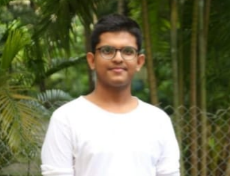
#> input picture SCREEN.png, 230 x 176 px
$ python final_ash_svg.py
#> lines starting #> are read from the running program, lines starting #| are printed output that depends on the picture
"""
final_ash_svg.py
================

Generates `final_ash.svg` — an animated, neofetch-style GitHub profile card.

The left panel renders your photo as a **vector halftone dot matrix**: the image
is sampled on a square grid and each cell becomes a round dot whose diameter and
opacity track that cell's brightness. The dots are stroked with the animated
cyan -> violet gradient, layered with scanlines and glitch bars, faded at the
edges by a radial mask, and revealed by a top-down wipe. No raster data is
embedded — the whole portrait is geometry, so it stays crisp at any zoom.

`--style ascii` switches the same portrait to classic ASCII-art characters.

Usage
-----
    python final_ash_svg.py                       # uses SOURCE below
    python final_ash_svg.py --source photo.png    # different portrait
    python final_ash_svg.py --style ascii         # character portrait instead
    python final_ash_svg.py --dump-preview        # PNG of the sampled portrait

Requires Pillow: pip install pillow
"""

from __future__ import annotations

import argparse
import sys
from html import escape
from pathlib import Path

ROOT = Path(__file__).resolve().parent
SOURCE = ROOT / "SCREEN.png"             # portrait photo
OUTPUT = ROOT / "final_ash.svg"

# --------------------------------------------------------------------------- #
# 1. CONTENT  — the only block you normally need to edit
# --------------------------------------------------------------------------- #

USER = "ashwin"
HOST = "devos"

# A section is (section_title | None, [(key, value), ...]).
# `None` title -> rows only.  An empty key -> plain text line.
# A dot inside a key ("Core.Lang") renders as two highlighted words joined by a
# dim dot, exactly like dark.svg.
SECTIONS: list[tuple[str | None, list[tuple[str, str]]]] = [
    (None, [
        ("Subject",   "Ashwin Vincent Koonissery"),
        ("Role",      "AI Engineer · Software Developer"),
        ("Focus",     "AI/ML · Generative AI · Agentic AI · Full-Stack"),
        ("Origin",    "Mumbai, India"),
        ("Status",    "B.E. IT — AI & ML Honours · 2023–2027"),
        ("Toolchain", "Python · PyTorch · Hugging Face · Transformers · RAG"),
    ]),
    (None, [
        ("Core.Lang",     "Python · JavaScript · TypeScript · SQL · C · C++"),
        ("Core.Python",   "PyTorch · Scikit-learn · XGBoost · Transformers"),
        ("Core.Frontend", "React.js · Next.js · Tailwind CSS · HTML5 · CSS3"),
        ("Core.Backend",  "FastAPI · Flask · Node.js · REST APIs"),
        ("Core.Data",     "MongoDB · MySQL · SQLite · Microsoft Fabric"),
        ("Core.Cloud",    "Docker · Microsoft Fabric · GitHub · Prometheus"),
    ]),
    ("Contact", [
        ("Grid.Mail",      "anshilashwin80@gmail.com"),
        ("Grid.Portfolio", "avkdev.vercel.app"),
        ("Grid.LinkedIn",  "/in/ashwin-vincent-koonissery-a2662a2b7"),
        ("Grid.Github",    "github.com/ashwin8332"),
    ]),
]

# --------------------------------------------------------------------------- #
# 2. PORTRAIT
# --------------------------------------------------------------------------- #

STYLE = "dots"                           # "dots" (halftone) or "ascii"

# Crop taken from the source, as fractions (left, top, right, bottom).
# Tuned so the head sits in the upper third and the shoulders fill the base.
CROP = (0.24, 0.00, 0.79, 0.72)

AUTO_CUTOFF = 0                          # percent clipped off each end of the histogram
CONTRAST = 1.05                          # >1 hardens tonal separation
GAMMA = 0.82                             # <1 lifts midtones
PRE_BLUR = 0.4                           # softens busy backgrounds before sampling
INVERT = False                           # True for light-on-dark sources

# Baked-in vignette: fades the background away from the face so the foliage
# behind you doesn't compete with the subject. 0 disables it.
VIGNETTE = 0.70
VIGNETTE_CENTER = (0.50, 0.40)           # where the face sits in the crop
VIGNETTE_INNER = 0.46                    # radius held at full brightness

# Drawing box for the portrait, inside the left panel (local coords).
BOX_X, BOX_Y, BOX_W, BOX_H = 34, 48, 448, 424

# Halftone -------------------------------------------------------------------
DOT_CELL = 3                             # grid pitch in px; smaller = finer, bigger file
DOT_LEVELS = 7                           # brightness buckets; bucket 0 is left blank
DOT_SIZES = [0.0, 1.0, 1.6, 2.2, 2.8, 3.4, 3.9]      # dot diameter per bucket
DOT_OPACITY = [0.0, 0.42, 0.58, 0.72, 0.85, 0.94, 1.0]
GLITCH_ROWS = 9                         # bright horizontal glitch bars
GLITCH_SEED = 53

# ASCII (only used with --style ascii) ---------------------------------------
ASCII_COLS, ASCII_ROWS = 93, 53
ASCII_Y0 = 79.98
ASCII_LINE_H = 7.548
ASCII_FONT_SIZE = 7.4
ASCII_TRACKING = -0.2
ASCII_RAMP = " .:-=+*#%@"

CHAR_W = ASCII_FONT_SIZE * 0.6 + ASCII_TRACKING   # Courier advances 0.6em per glyph
ASCII_BLOCK_W = ASCII_COLS * CHAR_W
ASCII_X = round(14 + (488 - ASCII_BLOCK_W) / 2)   # centre the block in the panel

# --------------------------------------------------------------------------- #
# 3. LAYOUT — mirrors dark.svg; change only if you resize the canvas
# --------------------------------------------------------------------------- #

CANVAS_W, CANVAS_H = 1180, 610

INFO_X = 520
INFO_Y_HEAD = 42                         # baseline of the "user@host" line
INFO_GAP_AFTER_HEAD = 24
INFO_LINE_H = 22
INFO_MAX_LINES = 22                      # what fits inside the right panel
INFO_LINE_WIDTH = 66                     # right edge, in characters
MIN_LEADER_DOTS = 4
MAX_LEADER_DOTS = 34                     # stops short values getting a 50-dot leader
RULE_CHAR = "—"
RULE_WIDTH = 46

TYPE_START = 0.75                        # when line 0 starts drawing, seconds
TYPE_STAGGER = 0.115                     # delay between consecutive lines
TYPE_DUR = 0.38                          # sweep duration of one line
MASK_DUR = 2.6                           # portrait reveal duration


# --------------------------------------------------------------------------- #
# 4. IMAGE SAMPLING
# --------------------------------------------------------------------------- #

def load_gray(source: Path, cols: int, rows: int):
    """Crop, tone-map and downsample `source` onto a cols x rows grid."""
#> called with cols = 149, rows = 141
    try:
        from PIL import Image, ImageEnhance, ImageFilter, ImageOps
    except ImportError:  # pragma: no cover
        sys.exit("Pillow is required: pip install pillow")

    if not source.exists():
        sys.exit(f"Portrait not found: {source}\nPass --source PATH")

    img = Image.open(source).convert("L")
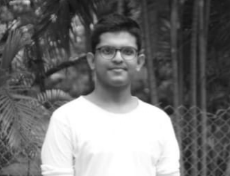
#> img: PIL image 230x176 L; min 15, max 255, mean 115
    w, h = img.size
#> w = 230; h = 176
    left, top, right, bottom = CROP
    img = img.crop((int(w * left), int(h * top), int(w * right), int(h * bottom)))
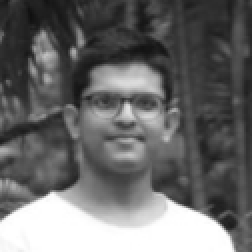
#> img: PIL image 126x126 L (shown 2 times larger); min 15, max 255, mean 106

    if PRE_BLUR:
        img = img.filter(ImageFilter.GaussianBlur(PRE_BLUR))
    img = ImageOps.autocontrast(img, cutoff=AUTO_CUTOFF)
    img = ImageEnhance.Contrast(img).enhance(CONTRAST)
    if GAMMA != 1.0:
        img = img.point([min(255, int(255 * (i / 255) ** GAMMA)) for i in range(256)])
    if INVERT:
        img = ImageOps.invert(img)

    img = img.resize((cols, rows), Image.Resampling.LANCZOS)
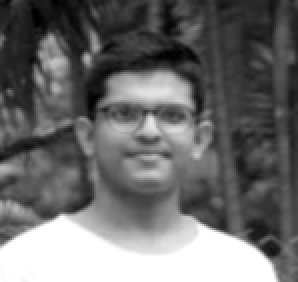
#> img: PIL image 149x141 L (shown 2 times larger); min 0, max 255, mean 107.9

    if VIGNETTE:
        cx, cy = VIGNETTE_CENTER
        px = img.load()
        for y in range(rows):
            dy = (y / rows - cy) / 0.55
            for x in range(cols):
                dx = (x / cols - cx) / 0.50
                dist = (dx * dx + dy * dy) ** 0.5
                if dist <= VIGNETTE_INNER:
                    continue
                falloff = min(1.0, (dist - VIGNETTE_INNER) / (1 - VIGNETTE_INNER))
                px[x, y] = int(px[x, y] * (1 - VIGNETTE * falloff))

    return img


def build_halftone(source: Path, preview: Path | None = None) -> str:
    """Sample the photo into a grid of gradient-stroked dots."""
    import random

    cols = BOX_W // DOT_CELL
    rows = BOX_H // DOT_CELL
    img = load_gray(source, cols, rows)
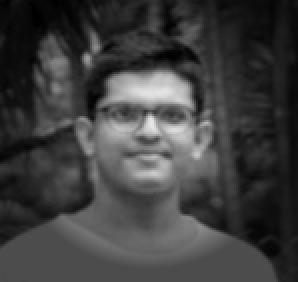
#> img: PIL image 149x141 L (shown 2 times larger); min 0, max 231, mean 62.5
    if preview:
        img.resize((cols * 4, rows * 4)).save(preview)

    # Centre the dot block inside the drawing box.
    x0 = BOX_X + (BOX_W - cols * DOT_CELL) // 2
    y0 = BOX_Y + (BOX_H - rows * DOT_CELL) // 2

    px = img.load()
    buckets: dict[int, list[str]] = {level: [] for level in range(1, DOT_LEVELS)}
    for row in range(rows):
        for col in range(cols):
            level = px[col, row] * DOT_LEVELS // 256
            if level < 1:
                continue                                  # darkest bucket stays empty
            # Coordinates are emitted in *grid units* and scaled up by the group
            # transform below — two-digit numbers instead of four-digit ones cut
            # the path data by roughly a quarter.
            buckets[level].append(f"M{col} {row}h.01")    # zero-length round-capped dash

    # One <path> per brightness bucket keeps the file an order of magnitude
    # smaller than emitting one <circle> per dot.
    # The mask lives on the OUTER group: a mask on a transformed element is
    # resolved in that element's own (scaled) user space, which would shift the
    # fade off the portrait. Only the inner group carries the transform.
    half = DOT_CELL / 2
    parts = [
        '<g mask="url(#portraitFade)">',
        f'<g fill="none" stroke="url(#asciiGrad)" stroke-linecap="round" '
        f'transform="translate({x0 + half} {y0 + half}) scale({DOT_CELL})">'
    ]
    for level in range(1, DOT_LEVELS):
        if not buckets[level]:
            continue
        parts.append(
            f'<path stroke-width="{DOT_SIZES[level] / DOT_CELL:.3f}" '
            f'opacity="{DOT_OPACITY[level]}" d="{"".join(buckets[level])}"/>'
        )
    parts.append("</g>")

    # Structure: fine scanlines, then a few bright glitch bars, in page units.
    w, h = cols * DOT_CELL, rows * DOT_CELL
    parts.append('<g fill="none">')
    lines = "".join(f"M{x0} {y}H{x0 + w}" for y in range(y0, y0 + h, DOT_CELL + 1))
    parts.append(f'<path stroke="#9BE7FF" stroke-width="0.5" opacity="0.10" d="{lines}"/>')

    rng = random.Random(GLITCH_SEED)
    bars = []
    for _ in range(GLITCH_ROWS):
        gy = rng.randrange(y0, y0 + h, DOT_CELL)
        gx = rng.randint(x0 + 10, x0 + w - 90)
        bars.append(f"M{gx} {gy}h{rng.randint(24, 78)}")
    parts.append(
        f'<path stroke="#A5F3FC" stroke-width="1.5" opacity="0.22" d="{"".join(bars)}">'
        '<animate attributeName="opacity" values="0.22;0.05;0.26;0.09;0.22" '
        'dur="5.5s" repeatCount="indefinite"/></path>'
    )
    parts.append("</g></g>")

    dots = sum(len(v) for v in buckets.values())
    print(f"  halftone: {cols}x{rows} grid, {dots} dots")
    return "\n  ".join(parts)


def build_ascii(source: Path, preview: Path | None = None) -> str:
    """Sample the photo into ASCII-art <tspan> lines."""
    img = load_gray(source, ASCII_COLS, ASCII_ROWS)
    if preview:
        img.resize((ASCII_COLS * 6, ASCII_ROWS * 6)).save(preview)

    px = img.load()
    last = len(ASCII_RAMP) - 1
    rows = [
        "".join(ASCII_RAMP[px[x, y] * last // 255] for x in range(ASCII_COLS))
        for y in range(ASCII_ROWS)
    ]
    tspans = "\n".join(
        f'<tspan x="{ASCII_X}" y="{ASCII_Y0 + i * ASCII_LINE_H:.2f}" '
        f'xml:space="preserve">{escape(line)}</tspan>'
        for i, line in enumerate(rows)
    )
    return f'<text x="{ASCII_X}" y="0" class="ascii">\n{tspans}\n  </text>'


# --------------------------------------------------------------------------- #
# 5. INFO PANEL
# --------------------------------------------------------------------------- #

def key_tspans(key: str) -> str:
    """'Core.Lang' -> highlighted 'Core', dim '.', highlighted 'Lang'."""
    parts = key.split(".")
    chunks = [f'<tspan class="key">{escape(parts[0])}</tspan>']
    for part in parts[1:]:
        chunks.append('<tspan class="cc">.</tspan>')
        chunks.append(f'<tspan class="key">{escape(part)}</tspan>')
    return "".join(chunks)


def build_lines() -> list[str]:
    """Flatten SECTIONS into a list of tspan strings, one per rendered line."""
    rule = RULE_CHAR * RULE_WIDTH
    lines: list[str] = [
        f'<tspan class="head">{escape(USER)}@{escape(HOST)}</tspan>'
        f'<tspan class="cc"> -{rule}-—-</tspan>'
    ]

    for index, (title, rows) in enumerate(SECTIONS):
        if index > 0:
            lines.append('<tspan class="cc">. </tspan>')            # spacer
        if title:
            lines.append(
                f'<tspan class="accent">- {escape(title)}</tspan>'
                f'<tspan class="cc"> -{rule}-—-</tspan>'
            )
        for key, value in rows:
            if not key:
                lines.append(
                    f'<tspan class="cc">. </tspan><tspan class="value">{escape(value)}</tspan>'
                )
                continue
            prefix = 2 + len(key) + 2                                # ". " + key + ": "
            dots = INFO_LINE_WIDTH - len(value) - prefix - 1         # -1 for the space
            if dots < MIN_LEADER_DOTS:
                print(f"  note: '{key}' row runs past column {INFO_LINE_WIDTH}", file=sys.stderr)
                dots = MIN_LEADER_DOTS
            dots = min(dots, MAX_LEADER_DOTS)
            lines.append(
                f'<tspan class="cc">. </tspan>{key_tspans(key)}'
                f'<tspan class="cc">: {"." * dots} </tspan>'
                f'<tspan class="value">{escape(value)}</tspan>'
            )

    if len(lines) > INFO_MAX_LINES:
        print(
            f"  warning: {len(lines)} info lines, panel holds {INFO_MAX_LINES}; "
            "extras will overflow the frame",
            file=sys.stderr,
        )
    return lines


def line_y(i: int) -> float:
    """Baseline of info line i. Line 0 is the header, with a wider gap below."""
    if i == 0:
        return float(INFO_Y_HEAD)
    return INFO_Y_HEAD + INFO_GAP_AFTER_HEAD + (i - 1) * INFO_LINE_H


def build_info(lines: list[str]) -> tuple[str, str, float]:
    """Return (clipPath defs, rendered rows, time the last line finishes)."""
    clips, rows = [], []
    for i, content in enumerate(lines):
        y = line_y(i)
        begin = TYPE_START + i * TYPE_STAGGER
        clips.append(
            f'<clipPath id="lc{i}"><rect x="500" y="{y - 16:.2f}" width="0" height="24">'
            f'<animate attributeName="width" from="0" to="690" dur="{TYPE_DUR}s" '
            f'begin="{begin:.2f}s" fill="freeze"/></rect></clipPath>'
        )
        rows.append(
            f'<g clip-path="url(#lc{i})"><text x="{INFO_X}" y="0" fill="#dbeafe">'
            f'<tspan x="{INFO_X}" y="{y:.2f}">{content}</tspan></text></g>'
        )
    done = TYPE_START + (len(lines) - 1) * TYPE_STAGGER + TYPE_DUR
    return "\n  ".join(clips), "\n  ".join(rows), done


# --------------------------------------------------------------------------- #
# 6. SVG
# --------------------------------------------------------------------------- #

def build_svg(portrait: str) -> str:
    lines = build_lines()
    clip_defs, info_rows, done = build_info(lines)
    cursor_y = line_y(len(lines) - 1) - 15

    return f'''<svg xmlns="http://www.w3.org/2000/svg" width="{CANVAS_W}" height="{CANVAS_H}" viewBox="0 0 {CANVAS_W} {CANVAS_H}">
<defs>
  <linearGradient id="asciiGrad" x1="0%" y1="0%" x2="100%" y2="100%">
    <stop offset="0%" stop-color="#22D3EE">
      <animate attributeName="stop-color" values="#22D3EE;#7C3AED;#38BDF8;#22D3EE" dur="9s" repeatCount="indefinite"/>
    </stop>
    <stop offset="100%" stop-color="#7C3AED">
      <animate attributeName="stop-color" values="#7C3AED;#38BDF8;#22D3EE;#7C3AED" dur="9s" repeatCount="indefinite"/>
    </stop>
  </linearGradient>
  <linearGradient id="borderGrad" x1="0%" y1="0%" x2="100%" y2="100%">
    <stop offset="0%" stop-color="#7C3AED"/>
    <stop offset="50%" stop-color="#22D3EE"/>
    <stop offset="100%" stop-color="#10B981"/>
  </linearGradient>
  <radialGradient id="bgGlow" cx="30%" cy="20%" r="80%">
    <stop offset="0%" stop-color="#0B1120"/>
    <stop offset="100%" stop-color="#050816"/>
  </radialGradient>
  <linearGradient id="scanGrad" x1="0%" y1="0%" x2="0%" y2="100%">
    <stop offset="0%" stop-color="#22D3EE" stop-opacity="0"/>
    <stop offset="45%" stop-color="#22D3EE" stop-opacity="0.05"/>
    <stop offset="50%" stop-color="#A5F3FC" stop-opacity="0.65"/>
    <stop offset="55%" stop-color="#22D3EE" stop-opacity="0.05"/>
    <stop offset="100%" stop-color="#7C3AED" stop-opacity="0"/>
  </linearGradient>
  <pattern id="scanlines" width="4" height="4" patternUnits="userSpaceOnUse">
    <rect width="4" height="1" fill="#7DD3FC" opacity="0.05"/>
  </pattern>
  <radialGradient id="fadeGrad" cx="50%" cy="40%" r="72%">
    <stop offset="0%" stop-color="#fff"/>
    <stop offset="75%" stop-color="#fff" stop-opacity="0.95"/>
    <stop offset="100%" stop-color="#000"/>
  </radialGradient>
  <mask id="portraitFade" maskUnits="userSpaceOnUse" x="{BOX_X}" y="{BOX_Y}" width="{BOX_W}" height="{BOX_H}">
    <rect x="{BOX_X}" y="{BOX_Y}" width="{BOX_W}" height="{BOX_H}" fill="url(#fadeGrad)"/>
  </mask>
  <mask id="revealMask" maskUnits="userSpaceOnUse" x="0" y="0" width="{CANVAS_W}" height="620">
    <rect x="0" y="0" width="{CANVAS_W}" height="0" fill="#fff">
      <animate attributeName="height" from="0" to="560" dur="{MASK_DUR}s" begin="0.2s" fill="freeze" calcMode="spline" keySplines="0.25 0.1 0.25 1"/>
    </rect>
  </mask>
  {clip_defs}
  <style>
    .ascii  {{ font-family: 'Courier New', Consolas, monospace; font-size: {ASCII_FONT_SIZE}px; fill: url(#asciiGrad); letter-spacing: {ASCII_TRACKING}px; }}
    .key    {{ font-family: 'Courier New', Consolas, monospace; font-size: 15px; fill: #22D3EE; font-weight: bold; }}
    .value  {{ font-family: 'Courier New', Consolas, monospace; font-size: 15px; fill: #E5E7EB; }}
    .cc     {{ font-family: 'Courier New', Consolas, monospace; font-size: 15px; fill: #475569; }}
    .head   {{ font-family: 'Courier New', Consolas, monospace; font-size: 17px; fill: #7C3AED; font-weight: bold; }}
    .accent {{ font-family: 'Courier New', Consolas, monospace; font-size: 15px; fill: #10B981; font-weight: bold; }}
    text, tspan {{ white-space: pre; }}
    .term-label  {{ font-family: 'Courier New', Consolas, monospace; font-size: 12px; fill: #64748B; letter-spacing: 0.5px; }}
    .scan-label  {{ font-family: 'Courier New', Consolas, monospace; font-size: 10px; fill: #F87171; letter-spacing: 1px; }}
    .panel-title {{ font-family: 'Courier New', Consolas, monospace; font-size: 11px; fill: #38BDF8; letter-spacing: 2px; opacity: 0.7; }}
    .cursor-blink {{ fill: #22D3EE; }}
  </style>
</defs>

<rect width="{CANVAS_W}" height="{CANVAS_H}" rx="18" fill="url(#bgGlow)"/>
<rect width="{CANVAS_W}" height="{CANVAS_H}" rx="18" fill="url(#scanlines)"/>

<g id="titlebar">
  <rect x="3" y="3" width="1174" height="34" rx="16" fill="#0B1120" fill-opacity="0.85"/>
  <circle cx="24" cy="20" r="5" fill="#EF4444"><animate attributeName="opacity" values="1;0.55;1" dur="4s" repeatCount="indefinite"/></circle>
  <circle cx="42" cy="20" r="5" fill="#F59E0B"><animate attributeName="opacity" values="1;0.55;1" dur="4s" begin="0.3s" repeatCount="indefinite"/></circle>
  <circle cx="60" cy="20" r="5" fill="#10B981"><animate attributeName="opacity" values="1;0.55;1" dur="4s" begin="0.6s" repeatCount="indefinite"/></circle>
  <text x="590" y="25" text-anchor="middle" class="term-label">{USER}@{HOST} ~ % ./profile.sh --live</text>
  <circle cx="1104" cy="20" r="4" fill="#F87171">
    <animate attributeName="opacity" values="1;0.15;1" dur="1.1s" repeatCount="indefinite"/>
  </circle>
  <text x="1168" y="24" text-anchor="end" class="scan-label">SCANNING</text>
</g>

<g transform="translate(0,38)">
  <rect x="14" y="26" width="488" height="468" rx="14" fill="#0B1120" fill-opacity="0.35" stroke="url(#borderGrad)" stroke-width="1" opacity="0.35"/>
  <rect x="508" y="10" width="655" height="500" rx="14" fill="#0B1120" fill-opacity="0.35" stroke="url(#borderGrad)" stroke-width="1" opacity="0.35"/>
  <text x="30" y="24" class="panel-title">VISUAL.MAP</text>
  <text x="524" y="24" class="panel-title">SYSTEM.INFO</text>

  <g mask="url(#revealMask)">
  {portrait}
  </g>

  <g stroke="#38BDF8" stroke-width="1" opacity="0.35" fill="none">
    <path d="M{BOX_X} {BOX_Y + 18}V{BOX_Y}H{BOX_X + 18}"/>
    <path d="M{BOX_X + BOX_W - 18} {BOX_Y}H{BOX_X + BOX_W}V{BOX_Y + 18}"/>
    <path d="M{BOX_X + BOX_W} {BOX_Y + BOX_H - 18}V{BOX_Y + BOX_H}H{BOX_X + BOX_W - 18}"/>
    <path d="M{BOX_X + 18} {BOX_Y + BOX_H}H{BOX_X}V{BOX_Y + BOX_H - 18}"/>
  </g>

  {info_rows}

  <rect x="522" y="{cursor_y:.1f}" width="9" height="16" class="cursor-blink" opacity="0">
    <animate attributeName="opacity" values="0;0;1;0;1;0;1;0" keyTimes="0;0.01;0.02;0.3;0.5;0.7;0.85;1" dur="1.4s" begin="{done:.2f}s" repeatCount="indefinite"/>
  </rect>
</g>

<rect x="0" y="-70" width="{CANVAS_W}" height="70" fill="url(#scanGrad)" opacity="0.7" style="mix-blend-mode:screen">
  <animateTransform attributeName="transform" type="translate" from="0 -70" to="0 680" dur="4.2s" repeatCount="indefinite"/>
</rect>

<rect x="3" y="3" width="1174" height="604" rx="16" fill="none" stroke="url(#borderGrad)" stroke-width="2" opacity="0.8">
  <animate attributeName="opacity" values="0.5;0.95;0.5" dur="3.2s" repeatCount="indefinite"/>
</rect>
</svg>
'''


# --------------------------------------------------------------------------- #
# 7. CLI
# --------------------------------------------------------------------------- #

def main() -> None:
    parser = argparse.ArgumentParser(description="Build the animated profile card.")
    parser.add_argument("--source", type=Path, default=SOURCE, help="portrait image")
    parser.add_argument("--style", choices=("dots", "ascii"), default=STYLE)
    parser.add_argument("--output", type=Path, default=OUTPUT, help="SVG to write")
    parser.add_argument("--dump-preview", action="store_true",
                        help="write sampled_portrait.png to check the crop and tone")
    args = parser.parse_args()

    preview = ROOT / "sampled_portrait.png" if args.dump_preview else None
    if args.style == "ascii":
        portrait = build_ascii(args.source, preview)
    else:
        portrait = build_halftone(args.source, preview)

    args.output.write_text(build_svg(portrait), encoding="utf-8")
    size_kb = args.output.stat().st_size / 1024
    print(f"Generated {args.output}  ({size_kb:.1f} KB, style={args.style})")


if __name__ == "__main__":
    main()
